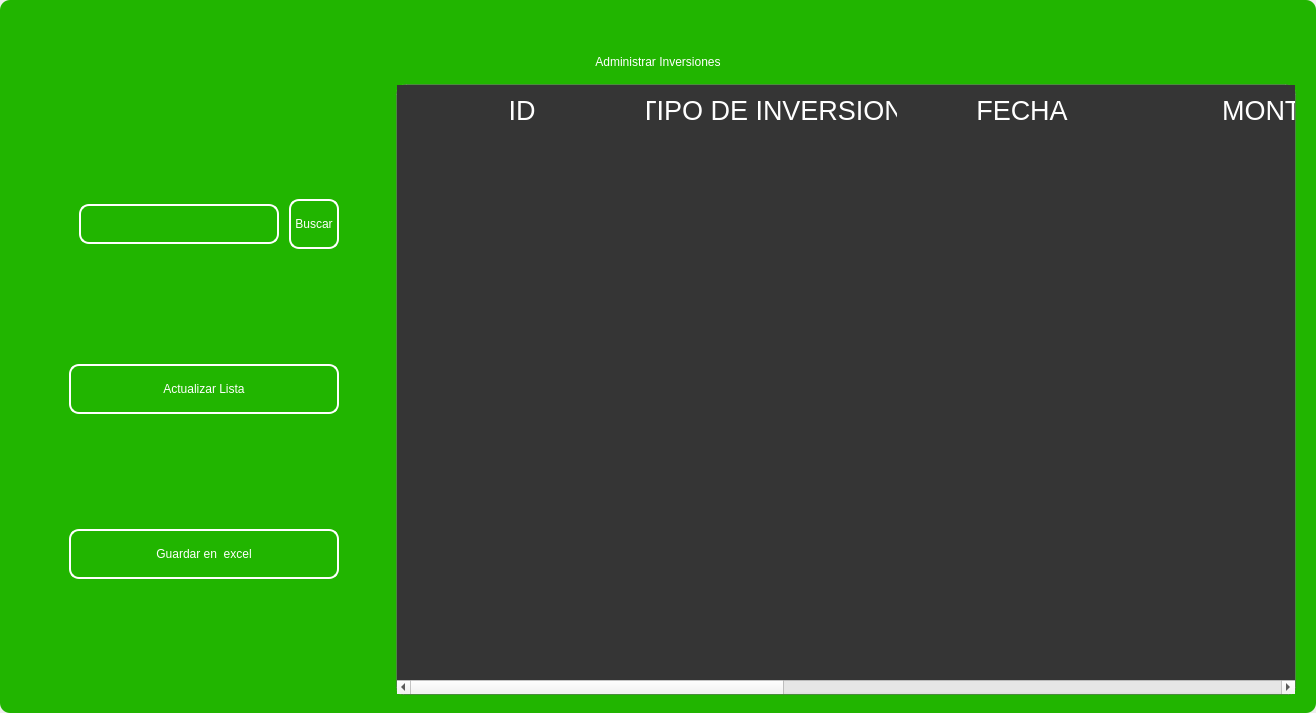
<?xml version="1.0" encoding="UTF-8"?>
<ui version="4.0">
 <class>MainWindow</class>
 <widget class="QMainWindow" name="MainWindow">
  <property name="geometry">
   <rect>
    <x>0</x>
    <y>0</y>
    <width>1316</width>
    <height>713</height>
   </rect>
  </property>
  <property name="windowTitle">
   <string>MainWindow</string>
  </property>
  <property name="styleSheet">
   <string notr="true"/>
  </property>
  <widget class="QWidget" name="centralwidget">
   <property name="styleSheet">
    <string notr="true"/>
   </property>
   <layout class="QVBoxLayout" name="verticalLayout">
    <property name="spacing">
     <number>0</number>
    </property>
    <property name="leftMargin">
     <number>0</number>
    </property>
    <property name="topMargin">
     <number>0</number>
    </property>
    <property name="rightMargin">
     <number>0</number>
    </property>
    <property name="bottomMargin">
     <number>0</number>
    </property>
    <item>
     <widget class="QFrame" name="frame">
      <property name="enabled">
       <bool>true</bool>
      </property>
      <property name="styleSheet">
       <string notr="true">
QFrame {
border-radius:10px;
background-color: rgb(33, 181, 0);
 }
</string>
      </property>
      <property name="frameShape">
       <enum>QFrame::StyledPanel</enum>
      </property>
      <property name="frameShadow">
       <enum>QFrame::Raised</enum>
      </property>
      <layout class="QVBoxLayout" name="verticalLayout_2">
       <item>
        <widget class="QFrame" name="frame_superior">
         <property name="minimumSize">
          <size>
           <width>0</width>
           <height>40</height>
          </size>
         </property>
         <property name="maximumSize">
          <size>
           <width>16777215</width>
           <height>40</height>
          </size>
         </property>
         <property name="styleSheet">
          <string notr="true">QPushButton{
border-radius:18px;
}

QPushButton:hover{
	background-color: rgb(0, 0, 0);
}
</string>
         </property>
         <property name="frameShape">
          <enum>QFrame::StyledPanel</enum>
         </property>
         <property name="frameShadow">
          <enum>QFrame::Raised</enum>
         </property>
         <layout class="QHBoxLayout" name="horizontalLayout_3">
          <property name="spacing">
           <number>4</number>
          </property>
          <property name="leftMargin">
           <number>0</number>
          </property>
          <property name="topMargin">
           <number>0</number>
          </property>
          <property name="rightMargin">
           <number>0</number>
          </property>
          <property name="bottomMargin">
           <number>0</number>
          </property>
          <item>
           <widget class="QPushButton" name="btn_icon">
            <property name="text">
             <string/>
            </property>
            <property name="iconSize">
             <size>
              <width>40</width>
              <height>40</height>
             </size>
            </property>
           </widget>
          </item>
          <item>
           <spacer name="horizontalSpacer_2">
            <property name="orientation">
             <enum>Qt::Horizontal</enum>
            </property>
            <property name="sizeHint" stdset="0">
             <size>
              <width>443</width>
              <height>20</height>
             </size>
            </property>
           </spacer>
          </item>
          <item>
           <widget class="QPushButton" name="btn_exit">
            <property name="minimumSize">
             <size>
              <width>38</width>
              <height>38</height>
             </size>
            </property>
            <property name="maximumSize">
             <size>
              <width>38</width>
              <height>38</height>
             </size>
            </property>
            <property name="text">
             <string/>
            </property>
            <property name="iconSize">
             <size>
              <width>35</width>
              <height>35</height>
             </size>
            </property>
           </widget>
          </item>
          <item>
           <widget class="QPushButton" name="bt_minimizar">
            <property name="minimumSize">
             <size>
              <width>38</width>
              <height>38</height>
             </size>
            </property>
            <property name="maximumSize">
             <size>
              <width>38</width>
              <height>38</height>
             </size>
            </property>
            <property name="cursor">
             <cursorShape>PointingHandCursor</cursorShape>
            </property>
            <property name="text">
             <string/>
            </property>
            <property name="icon">
             <iconset>
              <normaloff>image/minus.svg</normaloff>image/minus.svg</iconset>
            </property>
            <property name="iconSize">
             <size>
              <width>38</width>
              <height>38</height>
             </size>
            </property>
           </widget>
          </item>
          <item>
           <widget class="QPushButton" name="bt_maximizar">
            <property name="minimumSize">
             <size>
              <width>38</width>
              <height>38</height>
             </size>
            </property>
            <property name="maximumSize">
             <size>
              <width>38</width>
              <height>38</height>
             </size>
            </property>
            <property name="cursor">
             <cursorShape>PointingHandCursor</cursorShape>
            </property>
            <property name="text">
             <string/>
            </property>
            <property name="icon">
             <iconset>
              <normaloff>image/chevron-up.svg</normaloff>image/chevron-up.svg</iconset>
            </property>
            <property name="iconSize">
             <size>
              <width>38</width>
              <height>38</height>
             </size>
            </property>
           </widget>
          </item>
          <item>
           <widget class="QPushButton" name="bt_restaurar">
            <property name="minimumSize">
             <size>
              <width>38</width>
              <height>38</height>
             </size>
            </property>
            <property name="maximumSize">
             <size>
              <width>38</width>
              <height>38</height>
             </size>
            </property>
            <property name="cursor">
             <cursorShape>PointingHandCursor</cursorShape>
            </property>
            <property name="text">
             <string/>
            </property>
            <property name="icon">
             <iconset>
              <normaloff>image/chevron-down.svg</normaloff>image/chevron-down.svg</iconset>
            </property>
            <property name="iconSize">
             <size>
              <width>38</width>
              <height>38</height>
             </size>
            </property>
           </widget>
          </item>
          <item>
           <widget class="QPushButton" name="bt_cerrar">
            <property name="minimumSize">
             <size>
              <width>38</width>
              <height>38</height>
             </size>
            </property>
            <property name="maximumSize">
             <size>
              <width>38</width>
              <height>38</height>
             </size>
            </property>
            <property name="cursor">
             <cursorShape>PointingHandCursor</cursorShape>
            </property>
            <property name="text">
             <string/>
            </property>
            <property name="icon">
             <iconset>
              <normaloff>image/x.svg</normaloff>image/x.svg</iconset>
            </property>
            <property name="iconSize">
             <size>
              <width>38</width>
              <height>38</height>
             </size>
            </property>
           </widget>
          </item>
         </layout>
        </widget>
       </item>
       <item>
        <widget class="QLabel" name="label">
         <property name="styleSheet">
          <string notr="true">font: 30pt &quot;MS Shell Dlg 2&quot;;
color: rgb(255, 255, 255);</string>
         </property>
         <property name="text">
          <string>Administrar Inversiones</string>
         </property>
         <property name="alignment">
          <set>Qt::AlignCenter</set>
         </property>
        </widget>
       </item>
       <item>
        <widget class="QFrame" name="frame_3">
         <property name="minimumSize">
          <size>
           <width>0</width>
           <height>0</height>
          </size>
         </property>
         <property name="frameShape">
          <enum>QFrame::StyledPanel</enum>
         </property>
         <property name="frameShadow">
          <enum>QFrame::Raised</enum>
         </property>
         <layout class="QHBoxLayout" name="horizontalLayout_4">
          <property name="leftMargin">
           <number>9</number>
          </property>
          <property name="topMargin">
           <number>9</number>
          </property>
          <property name="rightMargin">
           <number>9</number>
          </property>
          <item>
           <layout class="QVBoxLayout" name="verticalLayout_4">
            <property name="spacing">
             <number>50</number>
            </property>
            <property name="sizeConstraint">
             <enum>QLayout::SetDefaultConstraint</enum>
            </property>
            <property name="leftMargin">
             <number>50</number>
            </property>
            <property name="topMargin">
             <number>50</number>
            </property>
            <property name="rightMargin">
             <number>50</number>
            </property>
            <property name="bottomMargin">
             <number>50</number>
            </property>
            <item>
             <layout class="QHBoxLayout" name="horizontalLayout">
              <property name="spacing">
               <number>10</number>
              </property>
              <property name="leftMargin">
               <number>10</number>
              </property>
              <property name="topMargin">
               <number>0</number>
              </property>
              <property name="bottomMargin">
               <number>0</number>
              </property>
              <item>
               <widget class="QLineEdit" name="searchtxt">
                <property name="minimumSize">
                 <size>
                  <width>200</width>
                  <height>25</height>
                 </size>
                </property>
                <property name="maximumSize">
                 <size>
                  <width>150</width>
                  <height>40</height>
                 </size>
                </property>
                <property name="styleSheet">
                 <string notr="true">QLabel {
	color: rgb(255, 255, 254);
	font: 12pt &quot;Arial&quot;;
	background-color: rgba(0, 0, 0,0);
}

QTextEdit{
background-color: rgba(0, 0, 0,0);
border-radius:10px; 
font: 12pt &quot;Arial&quot;;
color: rgb(255, 255, 254);
border: 2px solid  rgb(255, 255, 255);

}

QTextEdit:hover{
background-color: rgba(0, 0, 0,0);
border-radius:10px; 
font: 12pt &quot;Arial&quot;;
border: 2px solid  rgb(120, 0, 171);
}

QTextEdit:focus{
background-color: rgb(0, 0, 0);
border-radius:10px; 
font: 12pt &quot;Arial&quot;;
border: 2px solid rgb(120, 0, 171);
}

QLineEdit{
background-color: rgba(0, 0, 0,0);
border-radius:10px; 
font: 12pt &quot;Arial&quot;;
color: rgb(255, 255, 254);
border: 2px solid  rgb(255, 255, 255);

}

QLineEdit:hover{
background-color: rgba(0, 0, 0,0);
border-radius:10px; 
font: 12pt &quot;Arial&quot;;
border: 2px solid  rgb(120, 0, 171);
}

QLineEdit:focus{
background-color: rgb(0, 0, 0);
border-radius:10px; 
font: 12pt &quot;Arial&quot;;
border: 2px solid rgb(120, 0, 171);
}

QCheckBox{
	font: 12pt &quot;Arial&quot;;
	color: rgb(255, 255, 255);
}

QCheckBox::indicator {
    width: 18px;
    height:18px;
}

QCheckBox::indicator:unchecked {
   background-image: url(image/square.svg);
}

QCheckBox::indicator:checked {
   background-image: url(image/check-square.svg);
}

QPushButton{
border-radius:10px; 
font: 12pt &quot;Arial&quot;;
color: rgb(255, 255, 254);
border: 2px solid #ffffff;
}

QPushButton:hover{
border-radius:10px; 
font: 12pt &quot;Arial&quot;;
color: rgb(255, 255, 255);
border: 2px solid rgb(120, 0, 171);
	background-color: rgb(120, 0, 171);
}
</string>
                </property>
               </widget>
              </item>
              <item>
               <widget class="QPushButton" name="btn_search">
                <property name="sizePolicy">
                 <sizepolicy hsizetype="Minimum" vsizetype="Fixed">
                  <horstretch>0</horstretch>
                  <verstretch>0</verstretch>
                 </sizepolicy>
                </property>
                <property name="minimumSize">
                 <size>
                  <width>0</width>
                  <height>15</height>
                 </size>
                </property>
                <property name="maximumSize">
                 <size>
                  <width>100</width>
                  <height>50</height>
                 </size>
                </property>
                <property name="cursor">
                 <cursorShape>PointingHandCursor</cursorShape>
                </property>
                <property name="styleSheet">
                 <string notr="true">QPushButton{
border-radius:10px; 
font: 12pt &quot;Arial&quot;;
color: rgb(255, 255, 254);
border: 2px solid #ffffff;
}

QPushButton:hover{
border-radius:10px; 
font: 12pt &quot;Arial&quot;;
color: rgb(255, 255, 255);
border: 2px solid rgb(120, 0, 171);
	background-color: rgb(120, 0, 171);
}</string>
                </property>
                <property name="text">
                 <string>Buscar</string>
                </property>
               </widget>
              </item>
             </layout>
            </item>
            <item>
             <widget class="QPushButton" name="btn_get">
              <property name="minimumSize">
               <size>
                <width>50</width>
                <height>40</height>
               </size>
              </property>
              <property name="maximumSize">
               <size>
                <width>300</width>
                <height>50</height>
               </size>
              </property>
              <property name="cursor">
               <cursorShape>PointingHandCursor</cursorShape>
              </property>
              <property name="styleSheet">
               <string notr="true">QPushButton{
border-radius:10px; 
font: 12pt &quot;Arial&quot;;
color: rgb(255, 255, 254);
border: 2px solid #ffffff;
}

QPushButton:hover{
border-radius:10px; 
font: 12pt &quot;Arial&quot;;
color: rgb(255, 255, 255);
border: 2px solid rgb(120, 0, 171);
	background-color: rgb(120, 0, 171);
}</string>
              </property>
              <property name="text">
               <string>Actualizar Lista</string>
              </property>
              <property name="iconSize">
               <size>
                <width>35</width>
                <height>35</height>
               </size>
              </property>
             </widget>
            </item>
            <item>
             <widget class="QPushButton" name="btn_excel">
              <property name="minimumSize">
               <size>
                <width>10</width>
                <height>40</height>
               </size>
              </property>
              <property name="maximumSize">
               <size>
                <width>300</width>
                <height>50</height>
               </size>
              </property>
              <property name="cursor">
               <cursorShape>PointingHandCursor</cursorShape>
              </property>
              <property name="styleSheet">
               <string notr="true">QPushButton{
border-radius:10px; 
font: 12pt &quot;Arial&quot;;
color: rgb(255, 255, 254);
border: 2px solid #ffffff;
}

QPushButton:hover{
border-radius:10px; 
font: 12pt &quot;Arial&quot;;
color: rgb(255, 255, 255);
border: 2px solid rgb(120, 0, 171);
	background-color: rgb(120, 0, 171);
}</string>
              </property>
              <property name="text">
               <string>Guardar en  excel</string>
              </property>
              <property name="iconSize">
               <size>
                <width>35</width>
                <height>35</height>
               </size>
              </property>
             </widget>
            </item>
           </layout>
          </item>
          <item>
           <widget class="QTableWidget" name="table_investment">
            <property name="minimumSize">
             <size>
              <width>900</width>
              <height>0</height>
             </size>
            </property>
            <property name="maximumSize">
             <size>
              <width>700</width>
              <height>16777215</height>
             </size>
            </property>
            <property name="styleSheet">
             <string notr="true">QTableView {

	border: 1px solid rgba(255,255,255,40);
	border-bottom-right-radius: 7px; 
	border-bottom-left-radius: 7px; 
	color: white;
	font: 15pt &quot;MS Shell Dlg 2&quot;;
	background-color: rgb(53, 53, 53);
}

QHeaderView::section {
background-color: rgb(53, 53, 53);
color: white;
border: none;
height: 50px;
font-size: 20pt;
}

QTableView::item {
    border-style: none;
    border-bottom: 1px solid rgba(255,255,255,50);
    padding-left: auto;
    padding-right: auto;
}

QTableView::item:selected{
	border: none;
	color: rgb(255, 255, 255);
    background-color: rgba(255, 255, 255, 50);
}
</string>
            </property>
            <property name="lineWidth">
             <number>1</number>
            </property>
            <property name="editTriggers">
             <set>QAbstractItemView::NoEditTriggers</set>
            </property>
            <attribute name="horizontalHeaderDefaultSectionSize">
             <number>250</number>
            </attribute>
            <column>
             <property name="text">
              <string>ID</string>
             </property>
            </column>
            <column>
             <property name="text">
              <string>TIPO DE INVERSION</string>
             </property>
            </column>
            <column>
             <property name="text">
              <string>FECHA</string>
             </property>
            </column>
            <column>
             <property name="text">
              <string>MONTO</string>
             </property>
            </column>
            <column>
             <property name="text">
              <string>MONTO FINAL INVERTIDO</string>
             </property>
            </column>
            <column>
             <property name="text">
              <string>RENDIMIENTO</string>
             </property>
            </column>
            <column>
             <property name="text">
              <string>FECHA EXPIRACION</string>
             </property>
            </column>
           </widget>
          </item>
         </layout>
        </widget>
       </item>
      </layout>
     </widget>
    </item>
   </layout>
  </widget>
 </widget>
 <resources/>
 <connections/>
</ui>
